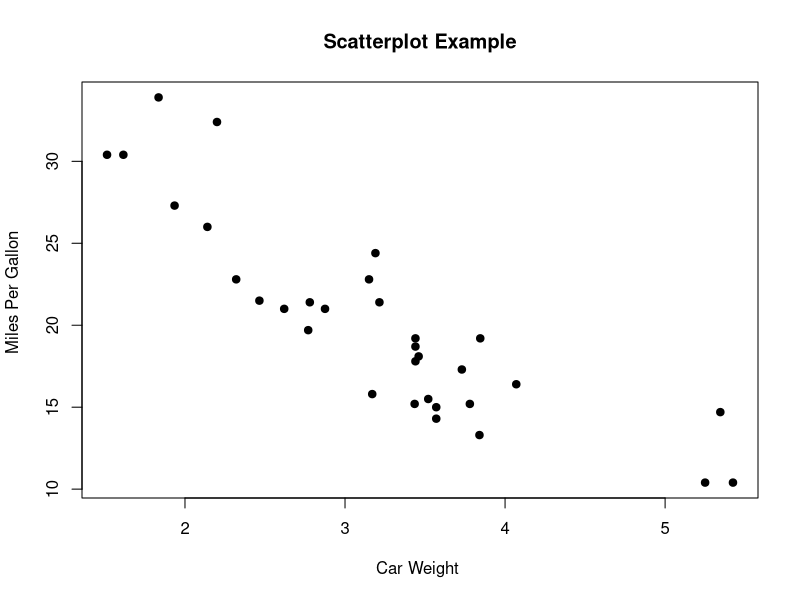
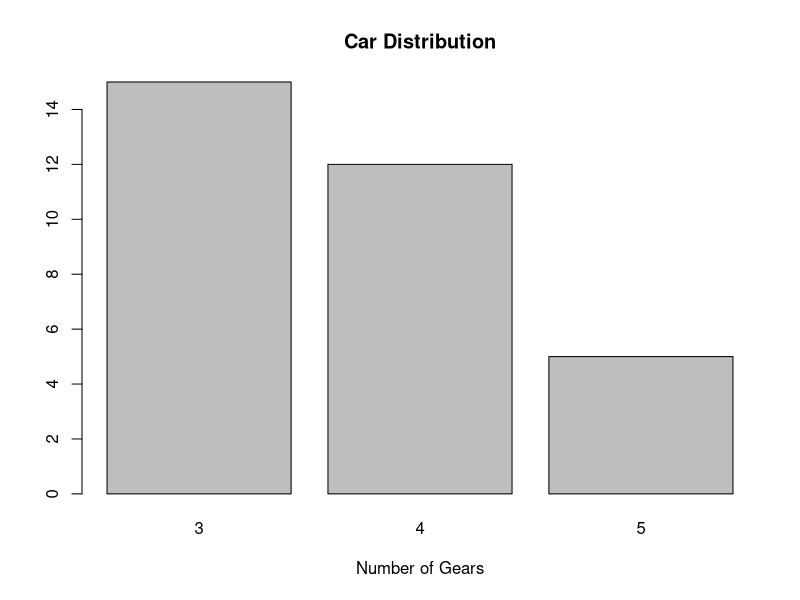
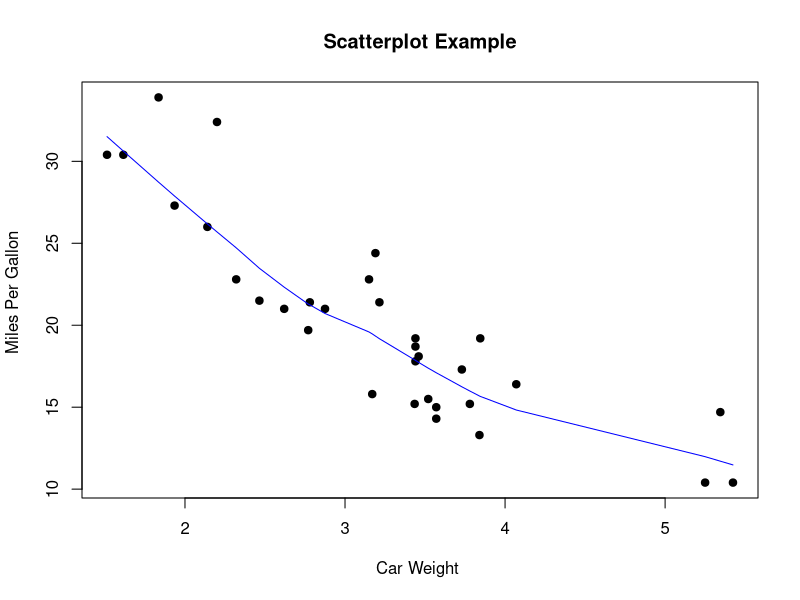
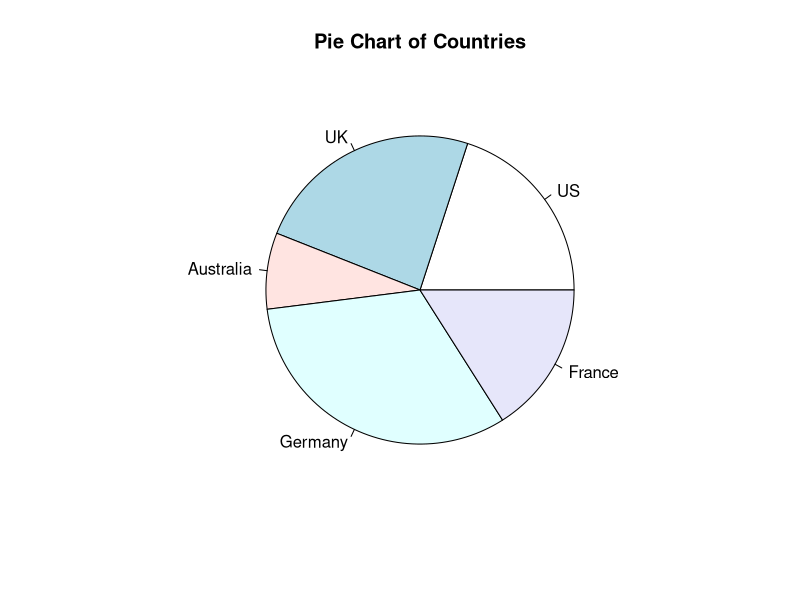
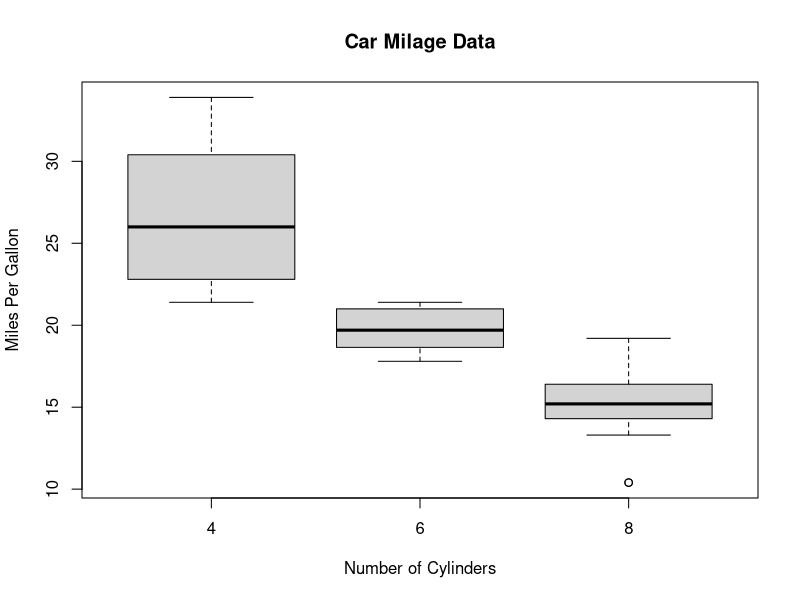

The R source for these figures, in order:
## Structure mtcars data set
help(mtcars)
str(mtcars)

## Scatterplot Chart
attach(mtcars)
plot(wt, mpg, main="Scatterplot Example", xlab="Car Weight ", ylab="Miles Per Gallon ", pch=19)

## Bar Chart
counts <- table(mtcars$gear)
barplot(counts, main="Car Distribution" , xlab="Number of Gears")

## Line Chart
attach(mtcars)
plot(wt, mpg, main="Scatterplot Example", xlab="Car Weight ", ylab="Miles Per Gallon ", pch=19)
lines(lowess(wt,mpg), col="blue") # lowess function ?

## Pie Chart
slices <- c(10, 12,4, 16, 8)
lbls <- c("US", "UK" , "Australia" , "Germany" , "France" )
pie(slices, labels=lbls, main="Pie Chart of Countries" )

## Boxplot Chart
boxplot(mpg~cyl,data=mtcars, main="Car Milage Data", xlab="Number of Cylinders", ylab="Miles Per Gallon")